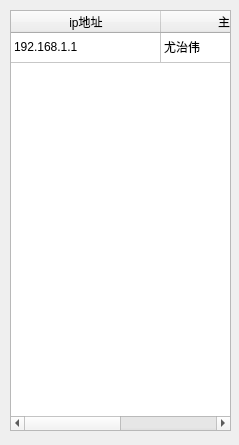
<?xml version="1.0" encoding="UTF-8"?>
<ui version="4.0">
 <class>FeiQ</class>
 <widget class="QDialog" name="FeiQ">
  <property name="geometry">
   <rect>
    <x>0</x>
    <y>0</y>
    <width>239</width>
    <height>445</height>
   </rect>
  </property>
  <property name="maximumSize">
   <size>
    <width>239</width>
    <height>445</height>
   </size>
  </property>
  <property name="windowTitle">
   <string>FeiQ</string>
  </property>
  <widget class="QTableWidget" name="tw_friend">
   <property name="geometry">
    <rect>
     <x>10</x>
     <y>10</y>
     <width>221</width>
     <height>421</height>
    </rect>
   </property>
   <property name="maximumSize">
    <size>
     <width>221</width>
     <height>421</height>
    </size>
   </property>
   <property name="editTriggers">
    <set>QAbstractItemView::NoEditTriggers</set>
   </property>
   <property name="rowCount">
    <number>1</number>
   </property>
   <property name="columnCount">
    <number>2</number>
   </property>
   <attribute name="horizontalHeaderDefaultSectionSize">
    <number>150</number>
   </attribute>
   <attribute name="horizontalHeaderStretchLastSection">
    <bool>true</bool>
   </attribute>
   <attribute name="verticalHeaderVisible">
    <bool>false</bool>
   </attribute>
   <row/>
   <column>
    <property name="text">
     <string>ip地址</string>
    </property>
   </column>
   <column>
    <property name="text">
     <string>主机名</string>
    </property>
   </column>
   <item row="0" column="0">
    <property name="text">
     <string>192.168.1.1</string>
    </property>
   </item>
   <item row="0" column="1">
    <property name="text">
     <string>尤治伟</string>
    </property>
   </item>
  </widget>
 </widget>
 <layoutdefault spacing="6" margin="11"/>
 <resources/>
 <connections/>
</ui>
